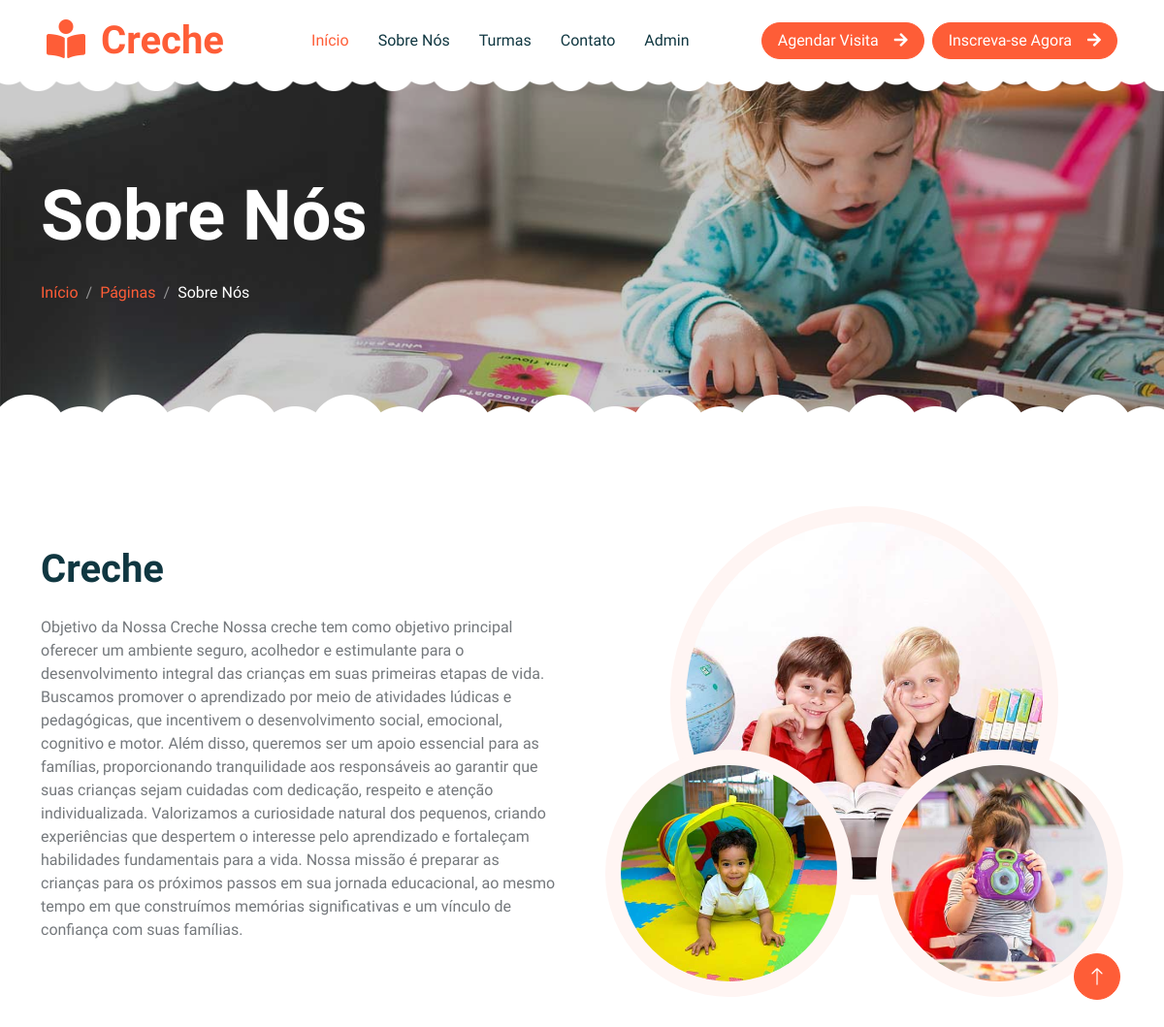
The app's page /preschool/about.php with its own data.
### tables this page shows
CREATE TABLE `tblpage` (
  `ID` int(10) NOT NULL,
  `PageType` varchar(200) DEFAULT NULL,
  `PageTitle` varchar(200) DEFAULT NULL,
  `PageDescription` mediumtext DEFAULT NULL,
  `Email` varchar(200) DEFAULT NULL,
  `MobileNumber` bigint(10) DEFAULT NULL,
  `UpdationDate` timestamp NULL DEFAULT NULL ON UPDATE current_timestamp()
);

### preschool/about.php (the view, shortened to what this page needs)
<?php include_once('includes/config.php'); ?>
<!DOCTYPE html>
<html lang="pt">
<head>
    <link href="https://cdnjs.cloudflare.com/ajax/libs/font-awesome/5.10.0/css/all.min.css" rel="stylesheet">
    <link href="https://cdn.jsdelivr.net/npm/bootstrap-icons@1.4.1/font/bootstrap-icons.css" rel="stylesheet">
    <link href="lib/animate/animate.min.css" rel="stylesheet">
    <link href="lib/owlcarousel/assets/owl.carousel.min.css" rel="stylesheet">
    <link href="css/bootstrap.min.css" rel="stylesheet">
    <link href="css/style.css" rel="stylesheet">
</head>
<body>
 <?php include_once('includes/header.php'); ?>
        <div class="container-xxl py-5 page-header position-relative mb-5">
            <div class="container py-5">
                <h1 class="display-2 text-white animated slideInDown mb-4">Sobre Nós</h1>
                <nav aria-label="breadcrumb animated slideInDown">
                    <ol class="breadcrumb">
                        <li class="breadcrumb-item"><a href="index.php">Início</a></li>
                        <li class="breadcrumb-item"><a href="#">Páginas</a></li>
                        <li class="breadcrumb-item text-white active" aria-current="page">Sobre Nós</li>
                    </ol>
                </nav>
            </div>
        </div>
        <div class="container-xxl py-5">
            <div class="container">
                <div class="row g-5 align-items-center">
                    <div class="col-lg-6 wow fadeInUp" data-wow-delay="0.1s">
       <?php $sql=mysqli_query($con,"select * from tblpage where PageType='aboutus'");
while($data=mysqli_fetch_array($sql)){
?>
                        <h1 class="mb-4"><?php echo $data['PageTitle']?></h1>
                        <p><?php echo $data['PageDescription']?></p>
       <?php } ?>
                    </div>
                    <div class="col-lg-6 about-img wow fadeInUp" data-wow-delay="0.5s">
                        <div class="row">
                            <div class="col-12 text-center">
                                <img class="img-fluid w-75 rounded-circle bg-light p-3" src="img/about-1.jpg" alt="">
                            </div>
                            <div class="col-6 text-start" style="margin-top: -150px;">
                                <img class="img-fluid w-100 rounded-circle bg-light p-3" src="img/about-2.jpg" alt="">
                            </div>
                            <div class="col-6 text-end" style="margin-top: -150px;">
                                <img class="img-fluid w-100 rounded-circle bg-light p-3" src="img/about-3.jpg" alt="">
                            </div>
                        </div>
                    </div>
                </div>
            </div>
        </div>
        <a href="#" class="btn btn-lg btn-primary btn-lg-square back-to-top"><i class="bi bi-arrow-up"></i></a>
    </div>
</body>
</html>

### preschool/includes/header.php (shortened to what this page needs)
<div class="container-xxl bg-white p-0">
    <nav class="navbar navbar-expand-lg bg-white navbar-light sticky-top px-4 px-lg-5 py-lg-0">
        <a href="index.php" class="navbar-brand">
            <h1 class="m-0 text-primary"><i class="fa fa-book-reader me-3"></i>Creche</h1>
        </a>
        <div class="collapse navbar-collapse" id="navbarCollapse">
            <div class="navbar-nav mx-auto">
                <a href="index.php" class="nav-item nav-link active">Início</a>
                <a href="about.php" class="nav-item nav-link">Sobre Nós</a>
                <a href="classes.php" class="nav-item nav-link">Turmas</a>
                <a href="contact.php" class="nav-item nav-link">Contato</a>
                <a href="admin" class="nav-item nav-link">Admin</a>
            </div>
            <a href="visit.php" class="btn btn-primary rounded-pill px-3 d-none d-lg-block">Agendar Visita<i class="fa fa-arrow-right ms-3"></i></a>
            <a href="enrollment.php" class="btn btn-primary rounded-pill px-3 d-none d-lg-block">Inscreva-se Agora<i class="fa fa-arrow-right ms-3"></i></a>
        </div>
    </nav>

### preschool/css/style.css (style rules this page uses)
:root { --primary: #FE5D37; --light: #FFF5F3; --dark: #103741; }
.back-to-top { position: fixed; display: none; right: 45px; bottom: 45px; z-index: 99; }
.btn { font-weight: 500; transition: .5s; }
.btn.btn-primary { color: #FFFFFF; }
.btn-lg-square { width: 48px; height: 48px; }
.btn-square, .btn-sm-square, .btn-lg-square { padding: 0; display: flex; align-items: center; justify-content: center; font-weight: normal; border-radius: 50px; }
h1, h2, h3, h4, .h1, .h2, .h3, .h4, .display-1, .display-2, .display-3, .display-4, .display-5, .display-6 { font-family: 'Lobster Two', cursive; font-weight: 700; }
.navbar .navbar-nav .nav-link { padding: 30px 15px; color: var(--dark); font-weight: 500; outline: none; }
.navbar .navbar-nav .nav-link:hover, .navbar .navbar-nav .nav-link.active { color: var(--primary); }
.navbar.sticky-top { top: -100px; transition: .5s; }
.header-carousel::before, .header-carousel::after, .page-header::before, .page-header::after { position: absolute; content: ""; width: 100%; height: 10px; top: 0; left: 0; background: url(../img/bg-header-top.png) center center repeat-x; z-index: 1; }
.header-carousel::after, .page-header::after { height: 19px; top: auto; bottom: 0; background: url(../img/bg-header-bottom.png) center center repeat-x; }
.page-header { background: linear-gradient(rgba(0, 0, 0, .2), rgba(0, 0, 0, .2)), url(../img/carousel-1.jpg) center center no-repeat; background-size: cover; }
.breadcrumb-item + .breadcrumb-item::before { color: rgba(255, 255, 255, .5); }
.about-img img { transition: .5s; }

### records on screen
tblpage: PageTitle "Creche", PageDescription "Objetivo da Nossa Creche Nossa creche tem como objetivo principal oferecer um ambiente seguro, acolhedor e estimulante para o desenvolvimento integral das crianças em suas primeiras etapas de vida. Buscamos promover o aprendizado por meio de atividades lúdicas e pedagógicas, que incentivem o desenvolvimento social, emocional, cognitivo e motor. Além disso, queremos ser um apoio essencial para as famílias, proporcionando tranquilidade aos responsáveis ao garantir que suas crianças sejam cuidadas com dedicação, respeito e atenção individualizada. Valorizamos a curiosidade natural dos pequenos, criando experiências que despertem o interesse pelo aprendizado e fortaleçam habilidades…"
